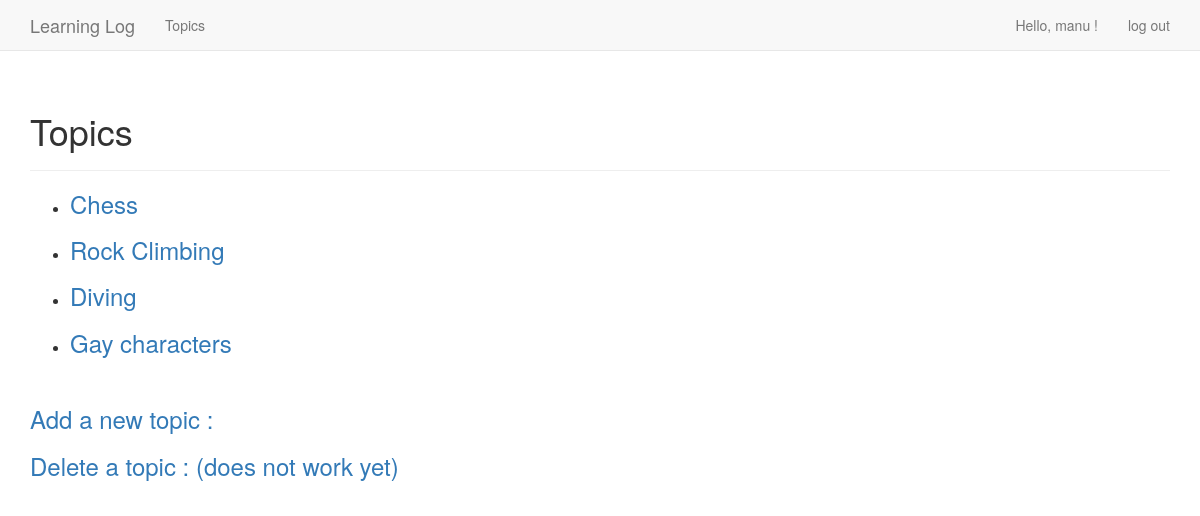
The app's page /topics/ (signed in) with its own data.
### learning_logs/models.py (models this page shows)
class Topic(models.Model) :
    text = models.CharField(max_length=200)
    date_added = models.DateTimeField(auto_now_add=True)
    owner = models.ForeignKey(User)
    def __str__(self) :
        return self.text

### learning_logs/views.py (the view)
# urls.py: url(r'^topics/$', views.topics, name='topics'),
@login_required
def topics(request) :
    topics = Topic.objects.filter(owner=request.user).order_by('date_added')
    context = {'topics': topics}
    return render(request, 'learning_logs/topics.html', context)

### learning_logs/templates/learning_logs/topics.html (shortened to what this page needs)
<html>
{% extends "learning_logs/base.html" %}
{% block header %}
	<h1> Topics </h1>
{% endblock header %}
{% block content %}
	<ul>
		{% for topic in topics %}
			<li>
				<h3> <a href="{% url 'learning_logs:topic'  topic.id %}"> {{ topic }} </a> </h3>
			</li>
			{% empty %}
				<li> No topics have been added yet </li>
		{% endfor %}
	</ul>
	<br/>
	<h3> <a href="{% url 'learning_logs:new_topic' %}"> Add a new topic : </a> </h3>
	<h3> <a href="{% url 'learning_logs:del_topic' %}"> Delete a topic : (does not work yet) </a> </h3>
{% endblock content %}

### learning_logs/templates/learning_logs/base.html (shortened to what this page needs)
<html>
{% load bootstrap3 %}
<head>
	{% bootstrap_css %}
</head>
<body>
	<nav class="navbar navbar-default navbar-static-top">
		<div class="container">
			<div class="navbar-header">
				<a class="navbar-brand" href="{% url 'learning_logs:index' %}"> Learning Log </a>
			</div>
			<div id="navbar" class="navbar-collapse collapse">
				<ul class="nav navbar-nav">
					<li> <a href="{% url 'learning_logs:topics' %}"> Topics </a> </li>
				</ul>
				<ul class="nav navbar-nav navbar-right">
					{% if user.is_authenticated %}
						<li> <a>  Hello, {{ user.username }} !  </a> </li>
						<li> <a href="{% url 'users:logout' %}">  log out  </a> </li>
					{% else %}
						<li> <a href="{% url 'users:register' %}">  register  </a> </li>
						<li> <a href="{% url 'users:login' %}">  log in  </a> </li>
					{% endif %}
				</ul>
			</div>
		</div>
	</nav>
	<div class="container">
		<div class="page-header">
			{% block header %}{% endblock header %}
		</div>
		<div>
			{% block content %}{% endblock content %}
		</div>
	</div>
</body>
</html>

### records on screen
Topic: text "Chess"
Topic: text "Rock Climbing"
Topic: text "Diving"
Topic: text "Gay characters"

### other values on screen
{{ user.username }} "manu"
